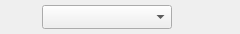
<?xml version="1.0" encoding="UTF-8"?>
<ui version="4.0">
 <class>ModelItem</class>
 <widget class="QWidget" name="ModelItem">
  <property name="geometry">
   <rect>
    <x>0</x>
    <y>0</y>
    <width>240</width>
    <height>34</height>
   </rect>
  </property>
  <property name="minimumSize">
   <size>
    <width>240</width>
    <height>34</height>
   </size>
  </property>
  <property name="maximumSize">
   <size>
    <width>240</width>
    <height>34</height>
   </size>
  </property>
  <property name="windowTitle">
   <string>Form</string>
  </property>
  <layout class="QHBoxLayout" name="horizontalLayout">
   <property name="spacing">
    <number>10</number>
   </property>
   <property name="leftMargin">
    <number>10</number>
   </property>
   <property name="topMargin">
    <number>0</number>
   </property>
   <property name="rightMargin">
    <number>10</number>
   </property>
   <property name="bottomMargin">
    <number>0</number>
   </property>
   <item>
    <widget class="QLabel" name="model_item_id">
     <property name="text">
      <string/>
     </property>
    </widget>
   </item>
   <item>
    <widget class="QComboBox" name="model_item_list">
     <property name="minimumSize">
      <size>
       <width>130</width>
       <height>24</height>
      </size>
     </property>
     <property name="maximumSize">
      <size>
       <width>130</width>
       <height>24</height>
      </size>
     </property>
    </widget>
   </item>
   <item>
    <widget class="QLabel" name="model_item_type">
     <property name="minimumSize">
      <size>
       <width>48</width>
       <height>0</height>
      </size>
     </property>
     <property name="maximumSize">
      <size>
       <width>48</width>
       <height>16777215</height>
      </size>
     </property>
     <property name="text">
      <string/>
     </property>
    </widget>
   </item>
  </layout>
 </widget>
 <resources/>
 <connections/>
</ui>
